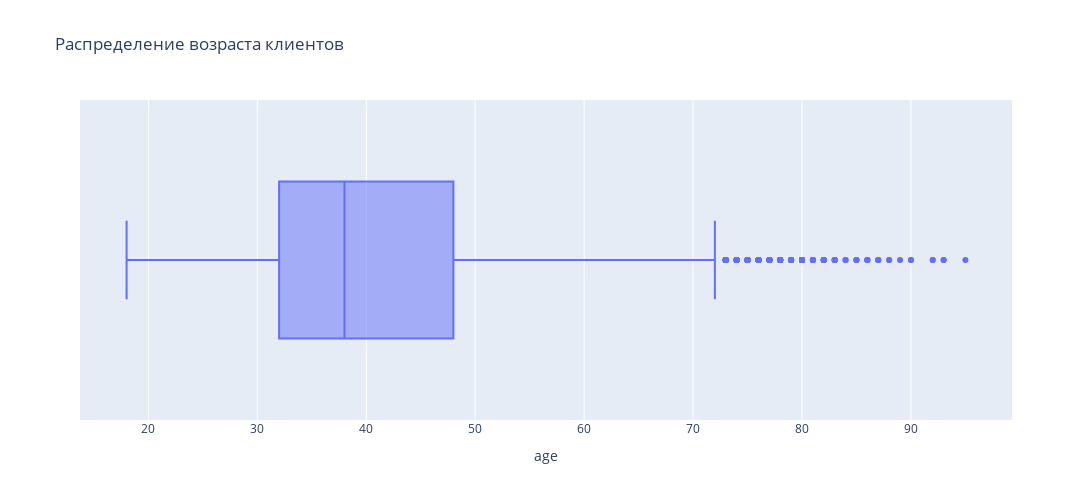

The cell this chart's notebook holds for it:
### Markdown cell above
### Описательная статистика

### Code cell
#рассчитаем описательные статистики для количественных переменных

fig = px.box(data_frame=df, x="age", title="Распределение возраста клиентов", width=1200, height=500)
fig.show()

### Figure 1 — Plotly figure (JSON) as saved in the notebook; plotly's stock layout.template omitted (floating-point values rounded to 4 significant figures; data arrays with more than 128 entries replaced by an {"elided": "..."} marker saying what was removed)
{"data": [{"alignmentgroup": "True", "hovertemplate": "age=%{x}<extra></extra>", "legendgroup": "", "marker": {"color": "#636efa"}, "name": "", "notched": false, "offsetgroup": "", "orientation": "h", "showlegend": false, "type": "box", "x": {"elided": "10105 int values"}, "x0": " ", "xaxis": "x", "y0": " ", "yaxis": "y"}], "layout": {"boxmode": "group", "height": 500, "legend": {"tracegroupgap": 0}, "title": {"text": "Распределение возраста клиентов"}, "width": 1200, "xaxis": {"anchor": "y", "domain": [0, 1], "title": {"text": "age"}}, "yaxis": {"anchor": "x", "domain": [0, 1]}}}
